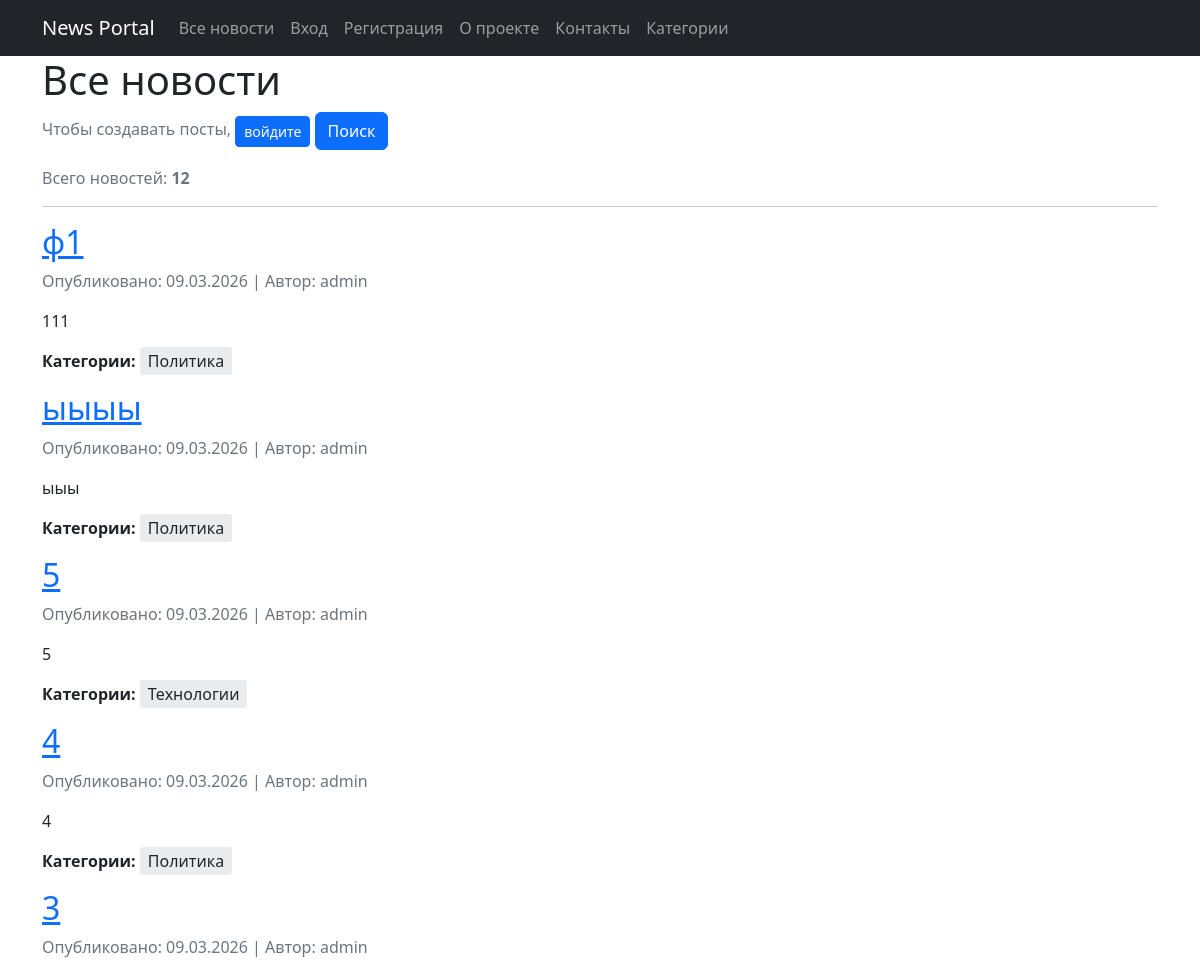
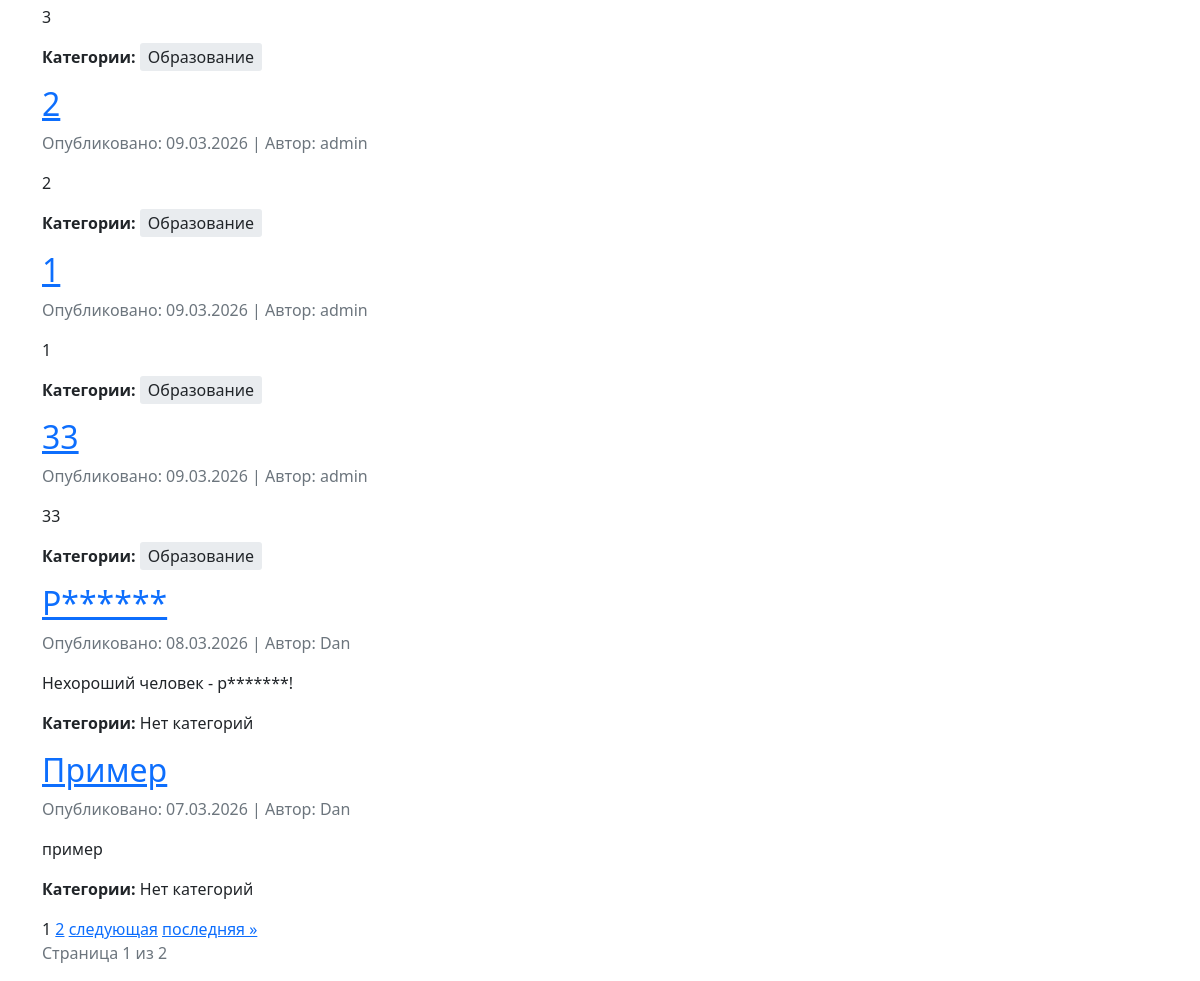
Before: /news/ with the older database file (2 pictures, top to bottom).
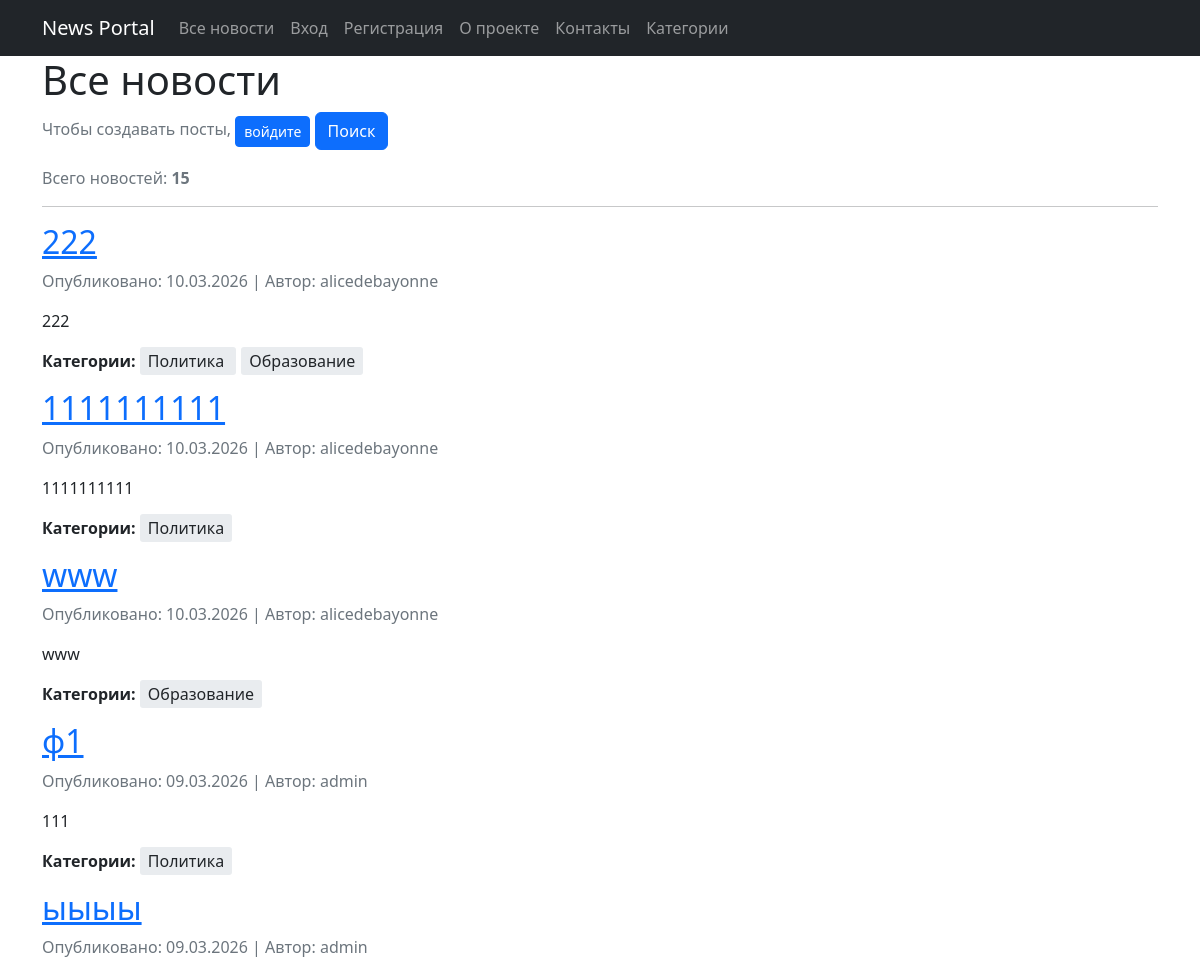
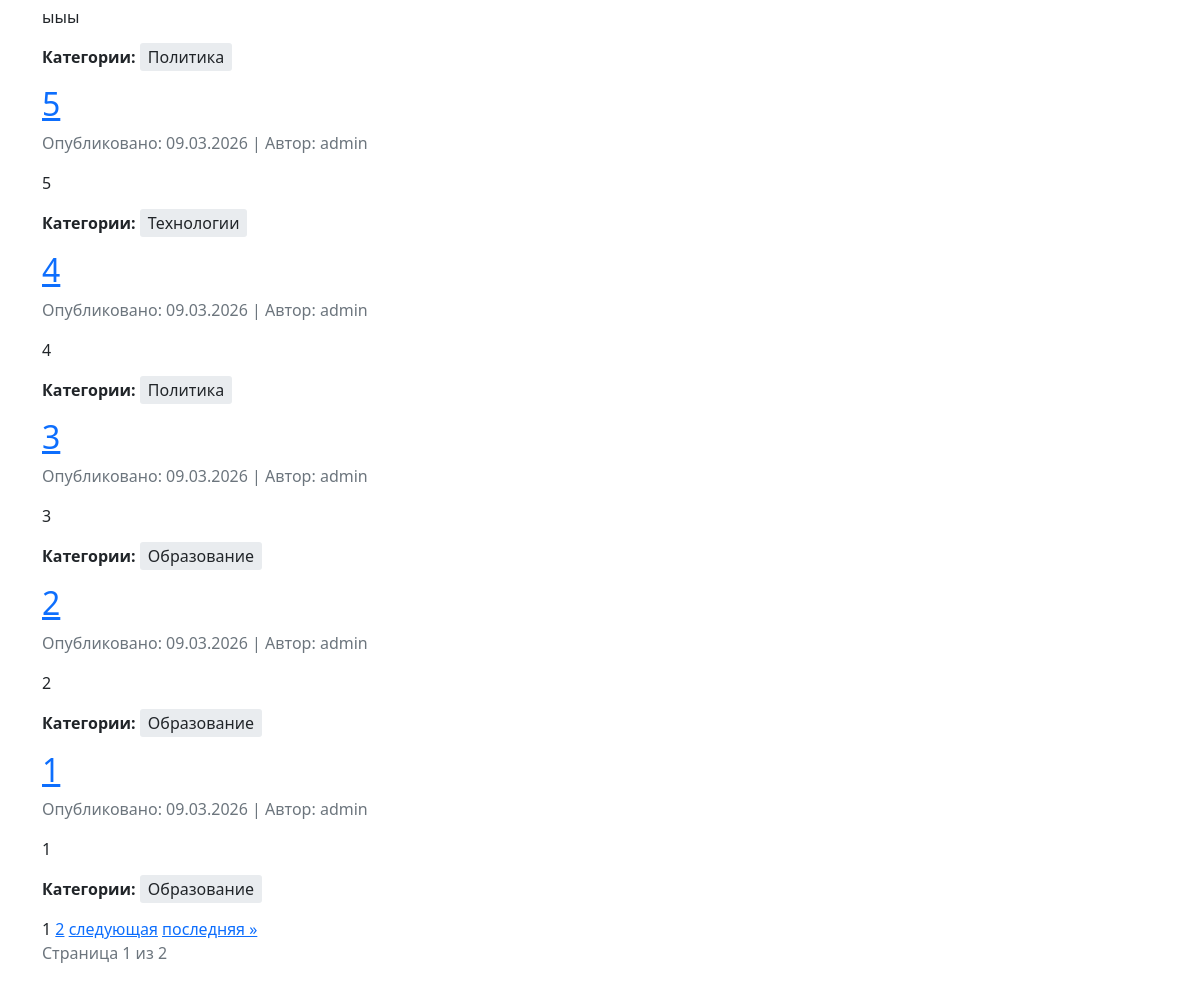
After: the same page with the newer database file (2 pictures, top to bottom).
### news/models.py (models this page shows, shortened)
class Post(models.Model):
    ARTICLE = 'AR'
    NEWS = 'NW'
    POST_TYPES = [
        (ARTICLE, 'Статья'),
        (NEWS, 'Новость'),
    ]
    author = models.ForeignKey(Author, on_delete=models.CASCADE, related_name='posts')
    post_type = models.CharField(max_length=2, choices=POST_TYPES, default=ARTICLE)
    created_at = models.DateTimeField(auto_now_add=True)
    categories = models.ManyToManyField(Category, through='PostCategory')
    title = models.CharField(max_length=200)
    content = models.TextField()
    rating = models.IntegerField(default=0)

class Author(models.Model):
    user = models.OneToOneField(User, on_delete=models.CASCADE)
    rating = models.IntegerField(default=0)

class Category(models.Model):
    name = models.CharField(max_length=100, unique=True)
    subscribers = models.ManyToManyField(
        User,
        related_name='subscribed_categories',
        blank=True
    )

### news/views.py (the view)
# urls.py: path('', NewsList.as_view(), name='news_list'),
class NewsList(ListView):
    model = Post
    template_name = 'news_list.html'
    context_object_name = 'news'
    queryset = Post.objects.filter(post_type='NW').order_by('-created_at')
    paginate_by = 10

### news/templatetags/custom_filters.py (called while the page is built)
@register.filter(name='censor')
@stringfilter  # Фильтр будет применяться только к строкам
def censor(value):
    if not isinstance(value, str):
        raise TypeError(f"Фильтр censor может применяться только к строкам. Получен тип: {type(value).__name__}")
    words = value.split()
    censored_words = []
    for word in words:
        word_lower = word.lower().strip('.,!?;:"()')
        if word_lower in BAD_WORDS:
            first_letter = word[0]
            censored_word = first_letter + '*' * (len(word) - 1)
            if word[-1] in '.,!?;:"()':
                censored_word += word[-1]
            censored_words.append(censored_word)
        else:
            censored_words.append(word)
    return ' '.join(censored_words)

### templates/news_list.html (shortened to what this page needs)
{% extends "flatpages/default.html" %}
{% load custom_filters %}
{% block content %}
    <h1>Все новости</h1>
    <p>
    {% if user.is_authenticated %}
        {% if perms.news.add_post %}
            <a href="{% url 'news_create' %}" class="btn btn-success">Создать новость</a>
            <a href="{% url 'article_create' %}" class="btn btn-info">Создать статью</a>
        {% else %}
            <span class="text-muted">Чтобы создавать посты, </span>
            <a href="{% url 'become_author' %}" class="btn btn-warning btn-sm">Станьте автором</a>
        {% endif %}
    {% else %}
        <span class="text-muted">Чтобы создавать посты, </span>
        <a href="{% url 'account_login' %}" class="btn btn-primary btn-sm">войдите</a>
    {% endif %}
    <a href="{% url 'news_search' %}" class="btn btn-primary">Поиск</a>
    </p>
    <p class="text-muted">Всего новостей: <strong>{{ page_obj.paginator.count }}</strong></p>
    <hr>
    {% if news %}
        {% for post in news %}
            <div class="news-item">
                <h2>
                    <a href="{% url 'news_detail' post.id %}">{{ post.title|censor }}</a>
                </h2>
                <p class="text-muted">
                    Опубликовано: {{ post.created_at|date:"d.m.Y" }} |
                    Автор: {{ post.author.user.username }}
                </p>
                <p>{{ post.content|censor|truncatewords:20 }}</p>
                <p>
                    <strong>Категории:</strong>
                    {% for category in post.categories.all %}
                        <span style="background-color: #e9ecef; padding: 3px 8px; margin-right: 5px; border-radius: 3px;">
                            {{ category.name }}
                        </span>
                    {% empty %}
                        <span>Нет категорий</span>
                    {% endfor %}
                </p>
            </div>
        {% endfor %}
        {% if is_paginated %}
            <div class="pagination">
                <span class="step-links">
                    {% for num in page_obj.paginator.page_range %}
                        {% if page_obj.number == num %}
                            <span class="current">{{ num }}</span>
                        {% elif num > page_obj.number|add:'-3' and num < page_obj.number|add:'3' %}
                            <a href="?page={{ num }}">{{ num }}</a>
                        {% endif %}
                    {% endfor %}
                    {% if page_obj.has_next %}
                        <a href="?page={{ page_obj.next_page_number }}">следующая</a>
                        <a href="?page={{ page_obj.paginator.num_pages }}">последняя &raquo;</a>
                    {% endif %}
                </span>
            </div>
            <p class="text-muted">
                Страница {{ page_obj.number }} из {{ page_obj.paginator.num_pages }}
            </p>
        {% endif %}
    {% else %}
        <p>Новостей пока нет.</p>
    {% endif %}
{% endblock %}

Changed rows visible on the page:
no longer on this page (row unchanged): Post: title|censor "33", created_at "09.03.2026", author.user.username "admin", content|censor "33", Category (name "Образование")
no longer on this page (row unchanged): Post: title|censor "Р******", created_at "08.03.2026", author.user.username "Dan", content|censor "Нехороший человек - р*******!"
no longer on this page (row unchanged): Post: title|censor "Пример", created_at "07.03.2026", author.user.username "Dan", content|censor "пример"
added Post: title|censor "222", created_at "10.03.2026", author.user.username "alicedebayonne", content|censor "222", Category (name "Политика"), Category (name "Образование")
added Post: title|censor "1111111111", created_at "10.03.2026", author.user.username "alicedebayonne", content|censor "1111111111", Category (name "Политика")
added Post: title|censor "www", created_at "10.03.2026", author.user.username "alicedebayonne", content|censor "www", Category (name "Образование")
Other visible differences:
{{ page_obj.paginator.count }}: "12" → "15"
